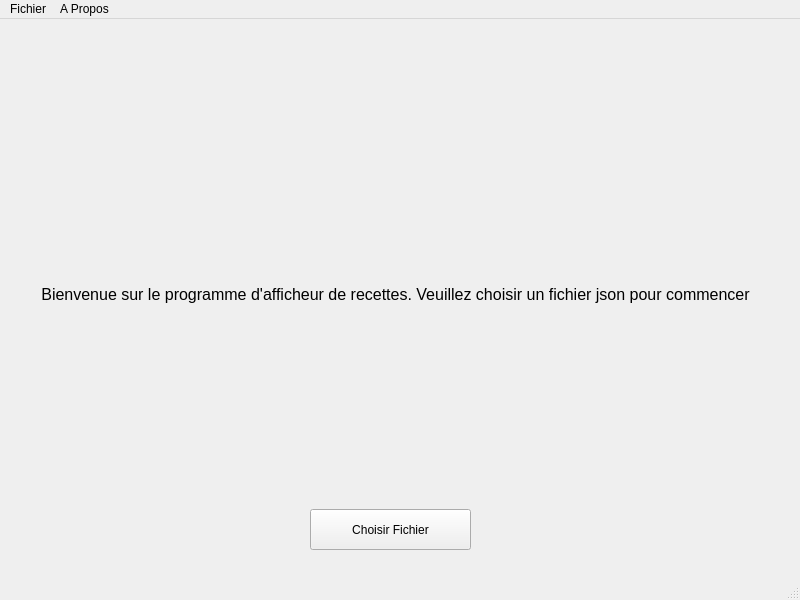
<?xml version="1.0" encoding="UTF-8"?>
<ui version="4.0">
 <class>MainWindowLaunchDialog</class>
 <widget class="QMainWindow" name="MainWindowLaunchDialog">
  <property name="geometry">
   <rect>
    <x>0</x>
    <y>0</y>
    <width>800</width>
    <height>600</height>
   </rect>
  </property>
  <property name="windowTitle">
   <string>MainWindow</string>
  </property>
  <widget class="QWidget" name="centralwidget">
   <widget class="QWidget" name="verticalLayoutWidget">
    <property name="geometry">
     <rect>
      <x>0</x>
      <y>110</y>
      <width>791</width>
      <height>331</height>
     </rect>
    </property>
    <layout class="QVBoxLayout" name="verticalLayout">
     <property name="sizeConstraint">
      <enum>QLayout::SetDefaultConstraint</enum>
     </property>
     <item>
      <widget class="QLabel" name="label">
       <property name="font">
        <font>
         <pointsize>12</pointsize>
        </font>
       </property>
       <property name="text">
        <string>Bienvenue sur le programme d'afficheur de recettes. Veuillez choisir un fichier json pour commencer</string>
       </property>
       <property name="alignment">
        <set>Qt::AlignCenter</set>
       </property>
      </widget>
     </item>
    </layout>
   </widget>
   <widget class="QPushButton" name="pushButton">
    <property name="geometry">
     <rect>
      <x>310</x>
      <y>490</y>
      <width>161</width>
      <height>41</height>
     </rect>
    </property>
    <property name="text">
     <string>Choisir Fichier</string>
    </property>
   </widget>
  </widget>
  <widget class="QMenuBar" name="menubar">
   <property name="geometry">
    <rect>
     <x>0</x>
     <y>0</y>
     <width>800</width>
     <height>21</height>
    </rect>
   </property>
   <widget class="QMenu" name="menuFichier">
    <property name="title">
     <string>Fichier</string>
    </property>
   </widget>
   <widget class="QMenu" name="menuA_Propos">
    <property name="title">
     <string>A Propos</string>
    </property>
    <addaction name="actionDe_Qt"/>
    <addaction name="actionDes_developpeurs"/>
   </widget>
   <addaction name="menuFichier"/>
   <addaction name="menuA_Propos"/>
  </widget>
  <widget class="QStatusBar" name="statusbar"/>
  <action name="actionDe_Qt">
   <property name="text">
    <string>De Qt</string>
   </property>
  </action>
  <action name="actionDes_developpeurs">
   <property name="text">
    <string>Des developpeurs</string>
   </property>
  </action>
 </widget>
 <resources/>
 <connections/>
</ui>
